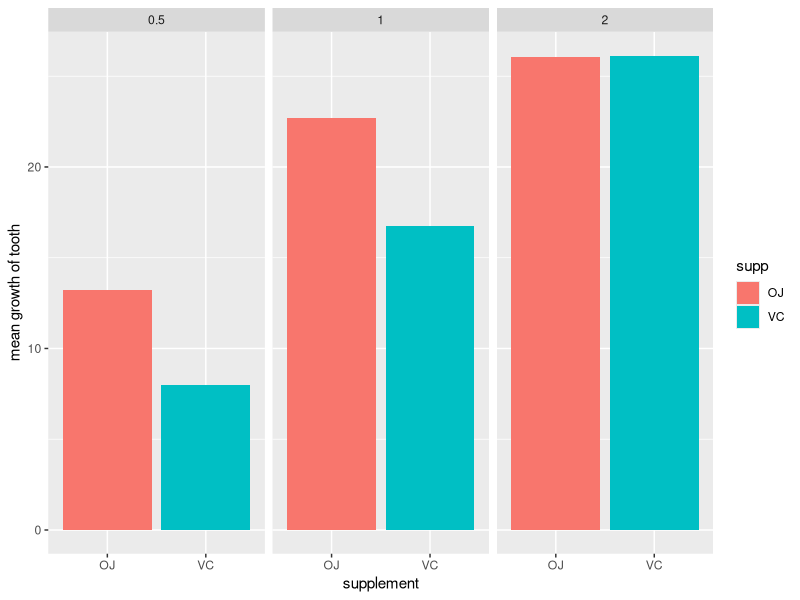

Reproduce this figure in R.
## ---- chunk 1
library(dplyr)
library(ggplot2)
data("ToothGrowth")
str(ToothGrowth)
head(ToothGrowth)
summary(ToothGrowth)
## ---- chunk 2
sub_data<-group_by(ToothGrowth,supp,dose)
summ_data<-summarise(sub_data,mean_growth=mean(len))
ggplot(summ_data,aes(supp,mean_growth,fill=supp))+geom_bar(stat = "identity")+facet_grid(.~dose)+
  labs(x="supplement")+labs(y="mean growth of tooth")
## ---- chunk 3
t.test(len~supp,data = ToothGrowth)
## ---- chunk 4
t.test(len~supp,filter(ToothGrowth,dose==0.5))
## ---- chunk 5
t.test(len~supp,filter(ToothGrowth,dose==1))
## ---- chunk 6
t.test(len~supp,filter(ToothGrowth,dose==2))
